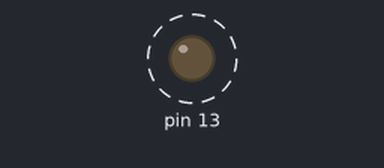
The sketch below on a simulated Arduino Uno, built with avr-gcc and run on an emulated ATmega328P. Shown: output pins drawn as LEDs (lit = HIGH). Dashed ring = blinking.

Above: at 0.13 s.
Timing chart, 0 to 3.0 s (numbered marks = the images above):
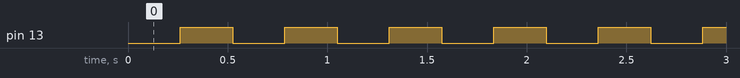

Measured:
- by itself, pin 13: alternates HIGH for 0.26 s and LOW for 0.26 s

The sketch:

TIMER1_SELF_CODE_2_TOV.ino
```cpp
void timer1_init();

int main()
{
  DDRB=1<<5;
  timer1_init();
  for(;;)
  {
  }
}

void timer1_init()
{
   TCCR1B=(1<<CS11 | 1<<CS10);                   // clk/64
   TIMSK1 |= (1 << TOIE1);           // enable timer overflow interrupt
   sei();
}

ISR(TIMER1_OVF_vect)
{
  PORTB ^= 1<<5;
}
```
